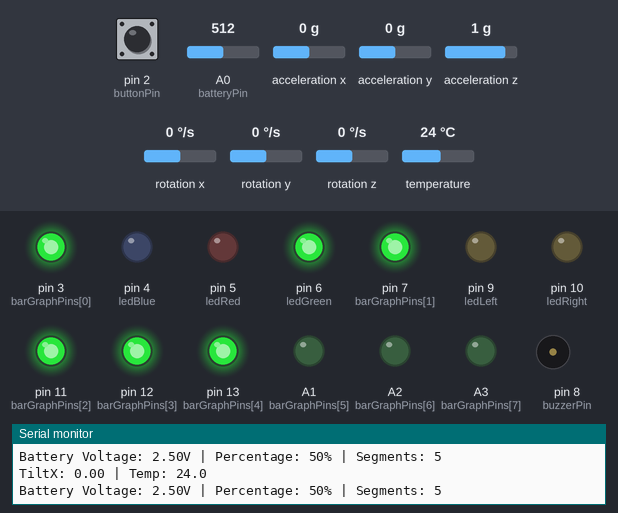
Bench run of a sketch on a simulated Arduino Uno, built with avr-gcc and run on an emulated ATmega328P. Parts: output pins drawn as LEDs (lit = HIGH), buzzer (waves = sounding), the last lines printed to the serial monitor. Dashed ring = blinking. Inputs (shaded band) come from the test bench; at power-on: acceleration x 0 g, A0 (batteryPin) = 512, pin 2 (buttonPin) HIGH, acceleration y 0 g, acceleration z 1 g, rotation x 0 °/s, rotation y 0 °/s, rotation z 0 °/s, temperature 24 °C. Pins used as bus, display or sensor lines are not drawn.

Above: at 3.8 s.
3.9 s: acceleration x set to -0.4 g
6.0 s: acceleration x set to -0.7 g
At 7.3 s:
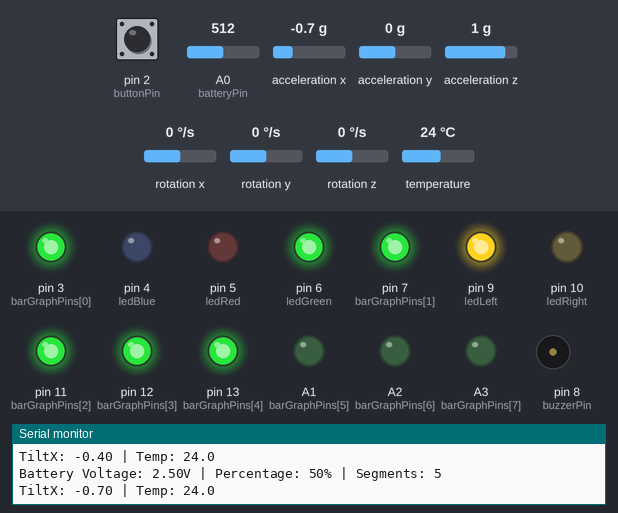
9.0 s: A0 (batteryPin) set to 603
12.0 s: A0 (batteryPin) set to 620
At 12.7 s:
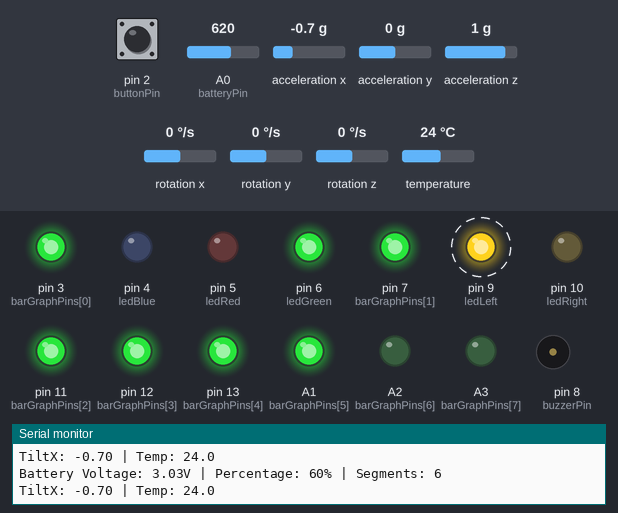
15.0 s: pin 2 (buttonPin) pulled LOW for 3.2 s
At 19.1 s:
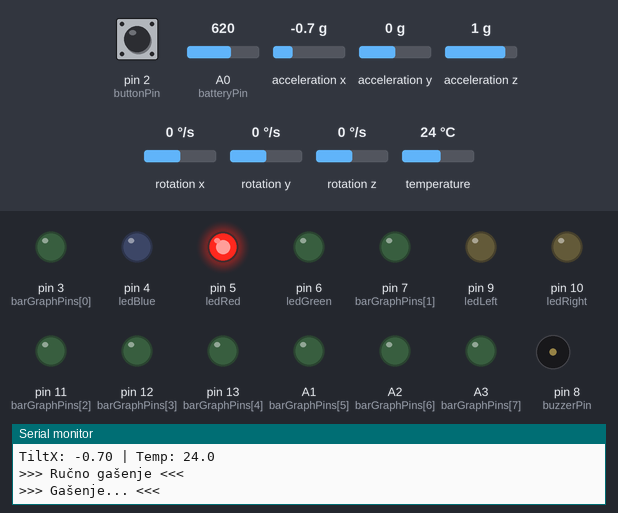
20.3 s: pin 2 (buttonPin) pulled LOW for 0.15 s
At 22.9 s:
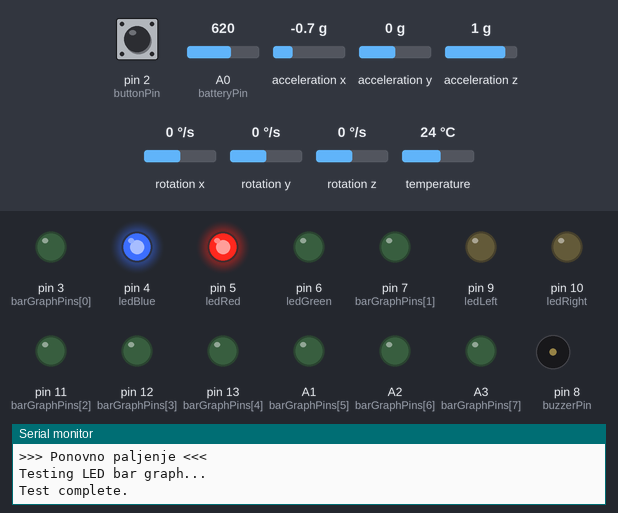
Timing chart, 0 to 24.3 s (numbered marks = the images above; inputs shaded):
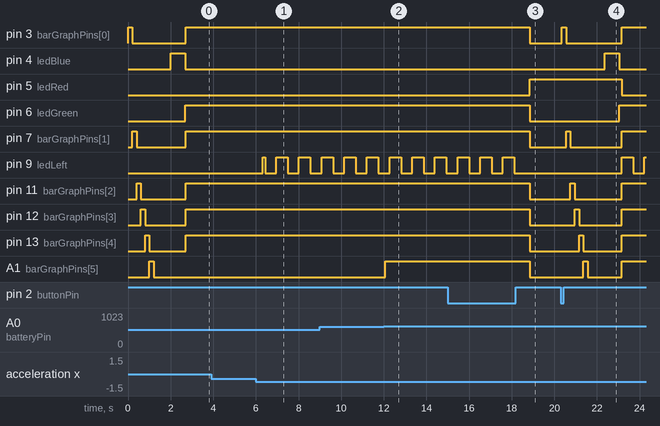

Measured:
- the behaviour switches between -0.5 and -0.6 g on acceleration x (found by bisection; images 0 and 1)
- the behaviour switches between 613 and 614 on A0 (batteryPin) (found by bisection; images 1 and 2)
- after the input at 6.0 s, pin 9 (ledLeft): LOW → HIGH after 0.33 s, then repeats every 1.1 s: LOW 0.52 s, HIGH 0.54 s
- after the input at 12.0 s, A1 (barGraphPins[5]): LOW → HIGH after 0.06 s
- after the input at 15.0 s, pin 3 (barGraphPins[0]): HIGH → LOW after 3.9 s; pin 5 (ledRed): LOW → HIGH after 3.9 s
- after the input at 20.3 s, pin 3 (barGraphPins[0]): LOW → HIGH after 0.06 s, → LOW 0.20 s later, → HIGH 2.6 s later; pin 4 (ledBlue): LOW → HIGH after 2.1 s, → LOW 0.70 s later; pin 5 (ledRed): HIGH → LOW after 2.9 s; pin 6 (ledGreen): LOW → HIGH after 2.8 s; pin 7 (barGraphPins[1]): LOW → HIGH after 0.26 s, → LOW 0.20 s later, → HIGH 2.4 s later

The sketch:

sketch.ino
```cpp
#include <Wire.h>
#include <MPU6050.h>

MPU6050 mpu;

// Pinovi
const int ledLeft = 9;          // Žuta LED (lijevo)
const int ledRight = 10;       // Žuta LED (desno)
const int ledBlue = 4;         // Plava LED (kalibracija/sleep)
const int ledRed = 5;          // Crvena LED (temperatura)
const int ledGreen = 6;        // Zelena LED (normalno stanje)
const int buttonPin = 2;       // Gumb
const int buzzerPin = 8;       // Buzzer
const int batteryPin = A0;     // Simulacija napona baterije
const int barGraphPins[] = {3, 7, 11, 12, 13, A1, A2, A3, 0, 1}; // 10 pinova za LED bar graph
const int barGraphSize = 10;   // Broj segmenata

// Sleep varijable
bool isSleep = false;
bool isPoweredDown = false;
unsigned long lastMotionTime = 0;

// Kalibracija
float accX_offset = 0;
float accZ_offset = 0;

// Filter
#define FILTER_SIZE 10
float tiltBuffer[FILTER_SIZE];
float runningSum = 0;
int bufferIndex = 0;

// Debounce za gumb
unsigned long lastButtonPressTime = 0;
const unsigned long debounceDelay = 200;

// Dug pritisak
bool buttonHeld = false;
unsigned long buttonPressedTime = 0;
const unsigned long longPressDuration = 2000; // 2 sekunde

// Blinkanje za skretanje
unsigned long lastBlinkTime = 0;
const unsigned long blinkInterval = 500; // Treptanje svakih 500ms
bool blinkState = false;

// Temperatura
const unsigned long tempErrorDuration = 10000; // 10 sekundi za previsoku/prenisku temperaturu
unsigned long tempErrorStartTime = 0;
bool tempErrorActive = false;

// Sleep mod za akceleraciju
const unsigned long accelCheckInterval = 500; // Provjera akceleracije svakih 500ms
const int accelThreshold = 200; // Prag za značajnu promjenu akceleracije

// Timer za ispis
unsigned long lastPrintTime = 0;
const unsigned long printInterval = 1000; // Ispis svake 1 sekunde

// --- Ažuriranje LED bar grapha ---
void updateBatteryBarGraph(float voltage) {
  // Mapiranje napona (0-5V) na postotak (0-100%)
  int batteryPercentage = (voltage / 5.0) * 100;
  batteryPercentage = constrain(batteryPercentage, 0, 100);

  // Izračun broja segmenata za paljenje (1 segment = 10%)
  int segmentsToLight = batteryPercentage / 10;
  if (batteryPercentage > 0 && segmentsToLight == 0) segmentsToLight = 1; // Osiguraj minimalno 1 segment ako nije 0%

  // Upali odgovarajuće segmente
  for (int i = 0; i < barGraphSize; i++) {
    digitalWrite(barGraphPins[i], i < segmentsToLight ? HIGH : LOW);
  }

  // Ispis samo svake sekunde
  if (millis() - lastPrintTime >= printInterval) {
    Serial.print("Battery Voltage: "); Serial.print(voltage, 2);
    Serial.print("V | Percentage: "); Serial.print(batteryPercentage);
    Serial.print("% | Segments: "); Serial.println(segmentsToLight);
  }
}

// --- Inicijalizacija sustava ---
void initializeSystem() {
  Serial.begin(9600);
  Wire.begin();
  mpu.initialize();

  pinMode(ledLeft, OUTPUT);
  pinMode(ledRight, OUTPUT);
  pinMode(ledBlue, OUTPUT);
  pinMode(ledRed, OUTPUT);
  pinMode(ledGreen, OUTPUT);
  pinMode(buttonPin, INPUT_PULLUP);
  pinMode(buzzerPin, OUTPUT);
  pinMode(batteryPin, INPUT);

  // Inicijalizacija pinova za LED bar graph
  for (int i = 0; i < barGraphSize; i++) {
    pinMode(barGraphPins[i], OUTPUT);
    digitalWrite(barGraphPins[i], LOW); // Osiguraj da su svi segmenti ugašeni
  }

  // Test LED bar grapha
  Serial.println("Testing LED bar graph...");
  for (int i = 0; i < barGraphSize; i++) {
    digitalWrite(barGraphPins[i], HIGH);
    delay(200);
    digitalWrite(barGraphPins[i], LOW);
  }
  Serial.println("Test complete.");

  // Inicijalizacija filtra
  for (int i = 0; i < FILTER_SIZE; i++) {
    tiltBuffer[i] = 0;
  }

  if (!mpu.testConnection()) {
    digitalWrite(ledRed, HIGH);
    Serial.println("MPU6050 greška!");
    while (1); // Fatalna greška
  }

  // LED signalizacija kalibracije
  digitalWrite(ledBlue, HIGH);
  calibrateMPU();
  digitalWrite(ledBlue, LOW);

  digitalWrite(ledGreen, HIGH); // Normalno stanje
  lastMotionTime = millis();
}

void setup() {
  initializeSystem();
}

void loop() {
  if (isPoweredDown) {
    // Ako je isključeno, čekaj pritisak gumba
    if (digitalRead(buttonPin) == LOW) {
      unsigned long currentMillis = millis();
      if (currentMillis - lastButtonPressTime > debounceDelay) {
        Serial.println(">>> Ponovno paljenje <<<");
        isPoweredDown = false;
        initializeSystem(); // Ponovna inicijalizacija
        lastButtonPressTime = currentMillis;
      }
    }
    delay(100); // Debounce i simulacija isključenog stanja
    return; // Preskoči ostatak loopa
  }

  if (isSleep) {
    // Simulacija sleep moda u Wokwi-ju
    while (isSleep) {
      // Provjera gumba
      if (digitalRead(buttonPin) == LOW) {
        unsigned long currentMillis = millis();
        if (currentMillis - lastButtonPressTime > debounceDelay) {
          isSleep = false;
          mpu.setSleepEnabled(false);
          mpu.setRate(0); // Vraća normalnu frekvenciju
          Serial.begin(9600);
          Serial.println(">>> Buđenje iz sleep moda <<<");
          digitalWrite(ledBlue, LOW);
          digitalWrite(ledGreen, HIGH);
          lastMotionTime = millis();
          lastButtonPressTime = currentMillis;
          break;
        }
      }

      // Provjera akceleracije
      mpu.setSleepEnabled(false); // Aktivira MPU6050
      int16_t ax, ay, az;
      mpu.getAcceleration(&ax, &ay, &az);
      mpu.setSleepEnabled(true); // Vraća MPU6050 u sleep

      if (abs(ax) > accelThreshold || abs(ay) > accelThreshold || abs(az) > accelThreshold) {
        isSleep = false;
        mpu.setSleepEnabled(false);
        mpu.setRate(0); // Vraća normalnu frekvenciju
        Serial.begin(9600);
        Serial.println(">>> Buđenje iz sleep moda <<<");
        digitalWrite(ledBlue, LOW);
        digitalWrite(ledGreen, HIGH);
        lastMotionTime = millis();
        break;
      }

      // Ostani u sleep modu
      delay(accelCheckInterval); // Simulacija čekanja
    }
    return;
  }

  int16_t ax, ay, az, gx, gy, gz, tempRaw;
  mpu.getMotion6(&ax, &ay, &az, &gx, &gy, &gz);
  tempRaw = mpu.getTemperature();

  float accX = (ax - accX_offset) / 16384.0;
  float accZ = (az - accZ_offset) / 16384.0;
  float rotZ = gz / 131.0;
  float tempC = tempRaw / 340.0 + 36.53;

  // TEMP ZAŠTITA
  if (tempC < 0 || tempC > 60) {
    if (!tempErrorActive) {
      tempErrorActive = true;
      tempErrorStartTime = millis();
    }
    digitalWrite(ledRed, (millis() % 500) < 250 ? HIGH : LOW); // Treptanje upozorenja
    if (millis() - tempErrorStartTime >= tempErrorDuration) {
      powerDownForever();
      return;
    }
  } else {
    tempErrorActive = false;
    digitalWrite(ledRed, LOW);
  }

  // KOČENJE
  if (accZ < 0.4) {
    digitalWrite(ledLeft, HIGH);
    digitalWrite(ledRight, HIGH);
  } else {
    float filteredTiltX = filterTilt(accX);

    // SKRETANJE (blinkanje)
    if (millis() - lastBlinkTime >= blinkInterval) {
      blinkState = !blinkState;
      lastBlinkTime = millis();
    }

    if (filteredTiltX > 0.5) {
      digitalWrite(ledRight, blinkState ? HIGH : LOW); // Desno skretanje
      digitalWrite(ledLeft, LOW);
    } else if (filteredTiltX < -0.5) {
      digitalWrite(ledLeft, blinkState ? HIGH : LOW); // Lijevo skretanje
      digitalWrite(ledRight, LOW);
    } else {
      digitalWrite(ledLeft, LOW);
      digitalWrite(ledRight, LOW);
    }
  }

  // BATERIJA (LED bar graph)
  float batteryVoltage = analogRead(batteryPin) * (5.0 / 1023.0); // Simulacija napona
  updateBatteryBarGraph(batteryVoltage);

  // SERIJSKI NADZOR (TiltX i Temp samo svake sekunde)
  if (millis() - lastPrintTime >= printInterval) {
    Serial.print("TiltX: "); Serial.print(accX, 2);
    Serial.print(" | Temp: "); Serial.print(tempC, 1);
    Serial.println();
    lastPrintTime = millis();
  }

  // DETEKCIJA POKRETA
  if (abs(rotZ) > 1 || abs(ax) > accelThreshold || abs(ay) > accelThreshold) {
    lastMotionTime = millis();
  }

  // SLEEP NAKON 10 SEKUNDI
  if (millis() - lastMotionTime > 120000) {
    enterSleepMode();
  }

  // Provjera dugog pritiska gumba
  checkLongPress();

  delay(100);
}

// --- Kalibracija MPU ---
void calibrateMPU() {
  long sumAx = 0, sumAz = 0;
  const int samples = 100;

  for (int i = 0; i < samples; i++) {
    int16_t ax, ay, az;
    mpu.getAcceleration(&ax, &ay, &az);
    sumAx += ax;
    sumAz += az;
    delay(5);
  }

  accX_offset = sumAx / (float)samples;
  accZ_offset = (sumAz / (float)samples) - 16384.0;
}

// --- Moving Average Filter ---
float filterTilt(float tilt) {
  runningSum -= tiltBuffer[bufferIndex];
  tiltBuffer[bufferIndex] = tilt;
  runningSum += tilt;
  bufferIndex = (bufferIndex + 1) % FILTER_SIZE;
  return runningSum / FILTER_SIZE;
}

// --- Sleep Mode ---
void enterSleepMode() {
  Serial.println(">>> Sleep mode <<<");
  Serial.flush();
  Serial.end();

  isSleep = true;
  digitalWrite(ledGreen, LOW);
  digitalWrite(ledBlue, HIGH);
  digitalWrite(ledLeft, LOW);
  digitalWrite(ledRight, LOW);
  for (int i = 0; i < barGraphSize; i++) {
    digitalWrite(barGraphPins[i], LOW); // Gasi LED bar graph
  }

  delay(50);
  while (digitalRead(buttonPin) == LOW); // Čekaj otpuštanje gumba
  delay(50);

  mpu.setRate(7); // Niskofrekventni mod
}

// --- Dug pritisak gumba ---
void checkLongPress() {
  static bool lastButtonState = HIGH;
  bool currentState = digitalRead(buttonPin);

  if (lastButtonState == HIGH && currentState == LOW) {
    buttonPressedTime = millis();
    buttonHeld = true;
  } else if (lastButtonState == LOW && currentState == HIGH) {
    // Gumb pušten
    unsigned long pressDuration = millis() - buttonPressedTime;
    buttonHeld = false;

    if (pressDuration >= longPressDuration) {
      Serial.println(">>> Ručno gašenje <<<");
      // Aktivacija buzzera
      tone(buzzerPin, 1000, 500); // 1kHz zvuk na 500ms
      delay(600); // Čekanje da buzzer završi
      powerDownForever(); // Ulazi u isključeno stanje
    } else {
      Serial.println("Kratki pritisak - ništa se ne mijenja.");
    }
  }

  lastButtonState = currentState;
}

// --- Isključenje (Temp Error ili ručno) ---
void powerDownForever() {
  Serial.println(">>> Gašenje... <<<");
  Serial.flush();
  digitalWrite(ledRed, HIGH);
  digitalWrite(ledGreen, LOW);
  digitalWrite(ledLeft, LOW);
  digitalWrite(ledRight, LOW);
  digitalWrite(ledBlue, LOW);
  for (int i = 0; i < barGraphSize; i++) {
    digitalWrite(barGraphPins[i], LOW); // Gasi LED bar graph
  }

  mpu.setSleepEnabled(true);
  isPoweredDown = true; // Ulazi u isključeno stanje
}
```

sketch.cpp
```cpp
// (licence header left out)
 #include <Wire.h>
 #include <MPU6050.h>

 MPU6050 mpu;

 // --- Pin configuration ---
 const int ledLeft = 9;          /**< Yellow LED (left) */
 const int ledRight = 10;         /**< Yellow LED (right) */
 const int ledBlue = 4;           /**< Blue LED (calibration/sleep) */
 const int ledRed = 5;            /**< Red LED (temperature warning) */
 const int ledGreen = 6;          /**< Green LED (normal operation) */
 const int buttonPin = 2;         /**< Button */
 const int buzzerPin = 8;         /**< Buzzer */
 const int batteryPin = A0;       /**< Battery voltage simulation */
 const int barGraphPins[] = {3, 7, 11, 12, 13, A1, A2, A3, 0, 1}; /**< LED bar graph pins */
 const int barGraphSize = 10;     /**< Number of segments in LED bar graph */

 // --- Sleep mode variables ---
 bool isSleep = false;
 bool isPoweredDown = false;
 unsigned long lastMotionTime = 0;

 // --- Calibration offsets ---
 float accX_offset = 0;
 float accZ_offset = 0;

 // --- Moving average filter ---
 #define FILTER_SIZE 10
 float tiltBuffer[FILTER_SIZE];
 float runningSum = 0;
 int bufferIndex = 0;

 // --- Button debounce ---
 unsigned long lastButtonPressTime = 0;
 const unsigned long debounceDelay = 200;

 // --- Long press detection ---
 bool buttonHeld = false;
 unsigned long buttonPressedTime = 0;
 const unsigned long longPressDuration = 2000; /**< 2 seconds long press duration */

 // --- Blinking for turns ---
 unsigned long lastBlinkTime = 0;
 const unsigned long blinkInterval = 500; /**< Blinking interval (ms) */
 bool blinkState = false;

 // --- Temperature monitoring ---
 const unsigned long tempErrorDuration = 10000; /**< Temperature error timeout (ms) */
 unsigned long tempErrorStartTime = 0;
 bool tempErrorActive = false;

 // --- Accelerometer sleep check ---
 const unsigned long accelCheckInterval = 500; /**< Accelerometer check interval (ms) */
 const int accelThreshold = 200; /**< Acceleration threshold */

 // --- Serial print timer ---
 unsigned long lastPrintTime = 0;
 const unsigned long printInterval = 1000; /**< Print every 1 second */

 /**
  * @brief Updates the LED bar graph based on battery voltage.
  *
  * @param voltage Current battery voltage.
  */
 void updateBatteryBarGraph(float voltage);

 /**
  * @brief Initializes system components (MPU6050, pins, serial, etc.).
  */
 void initializeSystem();

 /**
  * @brief Arduino setup function.
  */
 void setup();

 /**
  * @brief Arduino main loop function.
  */
 void loop();

 /**
  * @brief Calibrates MPU6050 by calculating offsets.
  */
 void calibrateMPU();

 /**
  * @brief Applies moving average filter to tilt values.
  *
  * @param tilt Raw tilt input.
  * @return Filtered tilt value.
  */
 float filterTilt(float tilt);

 /**
  * @brief Puts the system into sleep mode.
  */
 void enterSleepMode();

 /**
  * @brief Checks for a long press on the button to power off manually.
  */
 void checkLongPress();

 /**
  * @brief Powers down the system permanently (manual or temperature error).
  */
 void powerDownForever();

 // --- Implementations ---

 void updateBatteryBarGraph(float voltage) {
   int batteryPercentage = (voltage / 5.0) * 100;
   batteryPercentage = constrain(batteryPercentage, 0, 100);
   int segmentsToLight = batteryPercentage / 10;
   if (batteryPercentage > 0 && segmentsToLight == 0) segmentsToLight = 1;

   for (int i = 0; i < barGraphSize; i++) {
     digitalWrite(barGraphPins[i], i < segmentsToLight ? HIGH : LOW);
   }

   if (millis() - lastPrintTime >= printInterval) {
     Serial.print("Battery Voltage: "); Serial.print(voltage, 2);
     Serial.print("V | Percentage: "); Serial.print(batteryPercentage);
     Serial.print("% | Segments: "); Serial.println(segmentsToLight);
   }
 }

 void initializeSystem() {
   Serial.begin(9600);
   Wire.begin();
   mpu.initialize();

   pinMode(ledLeft, OUTPUT);
   pinMode(ledRight, OUTPUT);
   pinMode(ledBlue, OUTPUT);
   pinMode(ledRed, OUTPUT);
   pinMode(ledGreen, OUTPUT);
   pinMode(buttonPin, INPUT_PULLUP);
   pinMode(buzzerPin, OUTPUT);
   pinMode(batteryPin, INPUT);

   for (int i = 0; i < barGraphSize; i++) {
     pinMode(barGraphPins[i], OUTPUT);
     digitalWrite(barGraphPins[i], LOW);
   }

   Serial.println("Testing LED bar graph...");
   for (int i = 0; i < barGraphSize; i++) {
     digitalWrite(barGraphPins[i], HIGH);
     delay(200);
     digitalWrite(barGraphPins[i], LOW);
   }
   Serial.println("Test complete.");

   for (int i = 0; i < FILTER_SIZE; i++) {
     tiltBuffer[i] = 0;
   }

   if (!mpu.testConnection()) {
     digitalWrite(ledRed, HIGH);
     Serial.println("MPU6050 connection error!");
     while (1);
   }

   digitalWrite(ledBlue, HIGH);
   calibrateMPU();
   digitalWrite(ledBlue, LOW);
   digitalWrite(ledGreen, HIGH);

   lastMotionTime = millis();
 }

 void setup() {
   initializeSystem();
 }

 void loop() {
   // Main operational logic
 }

 void calibrateMPU() {
   long sumAx = 0, sumAz = 0;
   const int samples = 100;

   for (int i = 0; i < samples; i++) {
     int16_t ax, ay, az;
     mpu.getAcceleration(&ax, &ay, &az);
     sumAx += ax;
     sumAz += az;
     delay(5);
   }

   accX_offset = sumAx / (float)samples;
   accZ_offset = (sumAz / (float)samples) - 16384.0;
 }

 float filterTilt(float tilt) {
   runningSum -= tiltBuffer[bufferIndex];
   tiltBuffer[bufferIndex] = tilt;
   runningSum += tilt;
   bufferIndex = (bufferIndex + 1) % FILTER_SIZE;
   return runningSum / FILTER_SIZE;
 }

 void enterSleepMode() {
   Serial.println(">>> Entering sleep mode <<<");
   Serial.flush();
   Serial.end();

   isSleep = true;
   digitalWrite(ledGreen, LOW);
   digitalWrite(ledBlue, HIGH);
   digitalWrite(ledLeft, LOW);
   digitalWrite(ledRight, LOW);
   for (int i = 0; i < barGraphSize; i++) {
     digitalWrite(barGraphPins[i], LOW);
   }

   delay(50);
   while (digitalRead(buttonPin) == LOW);
   delay(50);

   mpu.setRate(7);
 }

 void checkLongPress() {
   static bool lastButtonState = HIGH;
   bool currentState = digitalRead(buttonPin);

   if (lastButtonState == HIGH && currentState == LOW) {
     buttonPressedTime = millis();
     buttonHeld = true;
   } else if (lastButtonState == LOW && currentState == HIGH) {
     unsigned long pressDuration = millis() - buttonPressedTime;
     buttonHeld = false;

     if (pressDuration >= longPressDuration) {
       Serial.println(">>> Manual shutdown <<<");
       tone(buzzerPin, 1000, 500);
       delay(600);
       powerDownForever();
     } else {
       Serial.println("Short press detected, no action taken.");
     }
   }

   lastButtonState = currentState;
 }

 void powerDownForever() {
   Serial.println(">>> Shutting down <<<");
   Serial.flush();
   digitalWrite(ledRed, HIGH);
   digitalWrite(ledGreen, LOW);
   digitalWrite(ledLeft, LOW);
   digitalWrite(ledRight, LOW);
   digitalWrite(ledBlue, LOW);
   for (int i = 0; i < barGraphSize; i++) {
     digitalWrite(barGraphPins[i], LOW);
   }

   mpu.setSleepEnabled(true);
   isPoweredDown = true;
 }
```
